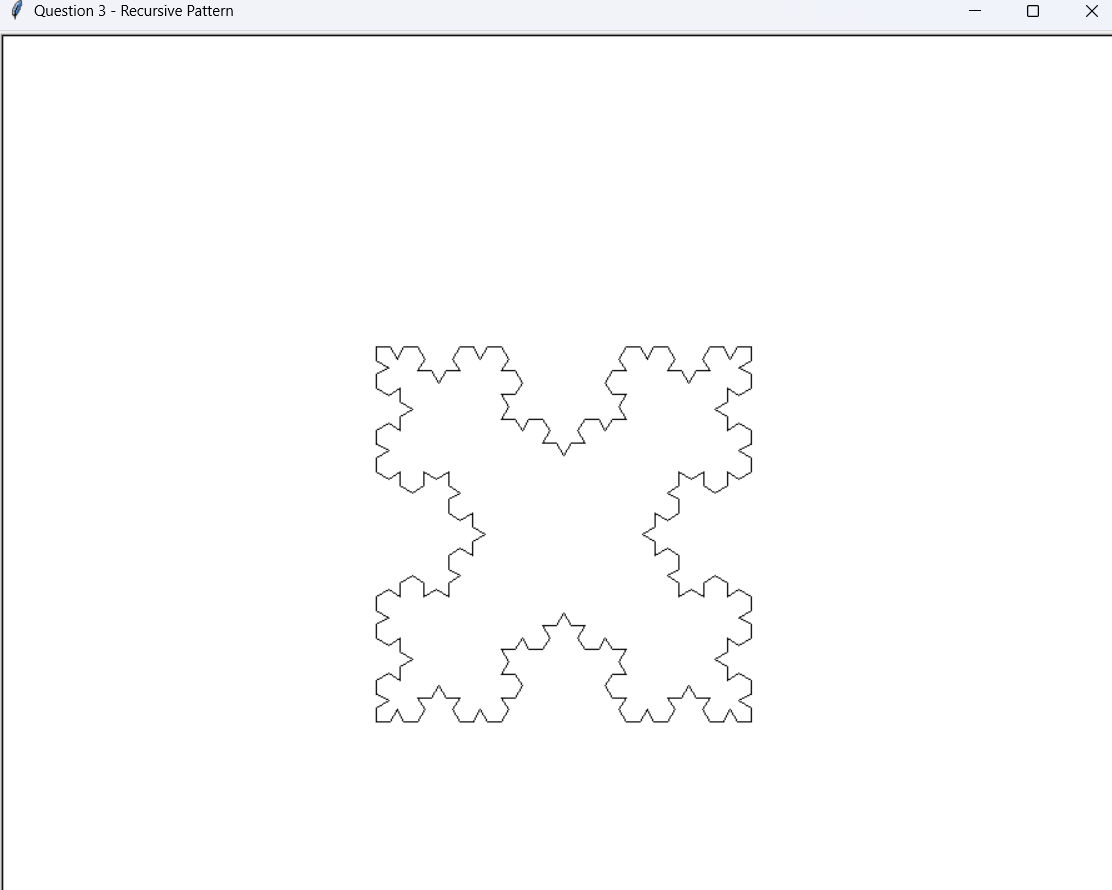

Write Python code to recreate this figure.
"""
ASSIGNMENT 2
GROUP NAME: DAN/EXT 22
GROUP MEMBER:
Nguyen Duy Quang Lai        -   s389980
Angel Chang                 -   s377501
Nicole Suzanne Sattler      -   s195029
Youssef Elkassaby           -   s392402
============================================================================
Question 3 Requirement:
- Draw a recursive geometric pattern using Python turtle graphics.
- Start with a regular polygon defined by user input.
- Each edge is recursively divided into four segments by replacing the
  middle third with an inward equilateral triangle indentation.
- Recursion depth controls how many times the pattern is applied.
"""

import turtle


def draw_recursive_edge(length, depth):
    """
    Recursively draws one edge with an inward indentation.
    Depth 0 draws a straight line; otherwise the edge is split into
    four segments of length/3 with an inward triangular notch.
    """
    if depth == 0:
        turtle.forward(length)
        return

    segment = length / 3.0

    # 1st third
    draw_recursive_edge(segment, depth - 1)

    # Indentation (triangle pointing inward)
    turtle.right(60)
    draw_recursive_edge(segment, depth - 1)

    turtle.left(120)
    draw_recursive_edge(segment, depth - 1)

    turtle.right(60)
    draw_recursive_edge(segment, depth - 1)


def draw_polygon(sides, side_length, depth):
    """
    Draws a regular polygon where each side is drawn recursively.
    The polygon is drawn clockwise so the indentation points inward.
    """
    exterior_angle = 360.0 / sides

    for _ in range(sides):
        draw_recursive_edge(side_length, depth)
        turtle.right(exterior_angle)  # clockwise


def get_int(prompt):
    """Read an integer from input (simple validation)."""
    while True:
        try:
            return int(input(prompt))
        except ValueError:
            print("Please enter a valid integer.")


def get_float(prompt):
    """Read a float from input (simple validation)."""
    while True:
        try:
            return float(input(prompt))
        except ValueError:
            print("Please enter a valid number.")


def main():
    print("Recursive Turtle Pattern (Question 3)")
    sides = get_int("Enter the number of sides: ")
    side_length = get_float("Enter the side length: ")
    depth = get_int("Enter the recursion depth: ")

    # Basic parameter checks
    if sides < 3:
        print("Number of sides must be at least 3.")
        return
    if side_length <= 0:
        print("Side length must be greater than 0.")
        return
    if depth < 0:
        print("Recursion depth must be 0 or greater.")
        return

    # Turtle setup
    turtle.title("Question 3 - Recursive Pattern")
    turtle.setup(width=900, height=700)

    turtle.speed(0)
    turtle.hideturtle()

    # Faster drawing for higher depths
    turtle.tracer(0, 0)

    # Move to a nicer start position (roughly center the drawing)
    turtle.penup()
    turtle.goto(-side_length / 2.0, side_length / 3.0)
    turtle.pendown()

    draw_polygon(sides, side_length, depth)

    turtle.update()
    turtle.done()


if __name__ == "__main__":
    main()
